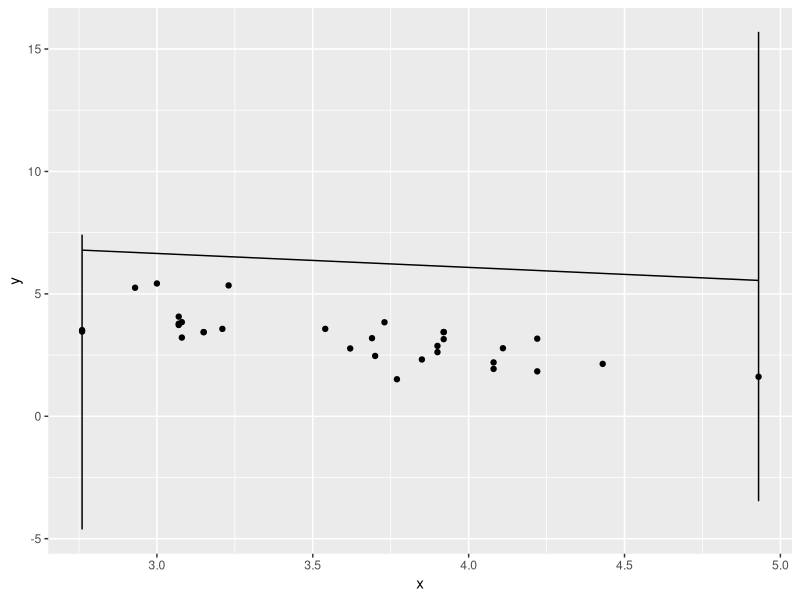

Write the R code that produced this figure. (Note: this script raises an error after producing the figure.)
## ---- chunk 1
knitr::opts_chunk$set(echo = FALSE, ffmpeg.format = "mp4",
                      cache = TRUE, fig.align='center',
                      fig.width = 8, fig.height = 5)
library(magrittr)
library(ggplot2)
library(gganimate)
## ---- chunk 2
rand <- list()

xhat <- mean(mtcars$drat)
yhat <- mean(mtcars$wt)
xmin <- min(mtcars$drat)
xmax <- max(mtcars$drat)

for(i in 1:10){
  slope <- runif(1,-10,10)
  ymax <- yhat + slope*(xmax - xhat)
  ymin <- yhat + slope*(xmin - xhat)
  rand[[i]] <- rbind(c(xmin, ymin, i),c(xmax, ymax, i))
}

rand <- do.call(rbind.data.frame, rand)
colnames(rand) <- c("x","y","iter")

rndPlot <-
  ggplot(rand, aes(x = x, y = y, frame = iter))+
  geom_line()+
  geom_point(data = mtcars, aes(x = drat, y = wt), inherit.aes = F)

gganimate(rndPlot)
## ---- chunk 3
xhat <- mean(mtcars$drat)
yhat <- mean(mtcars$wt)
xmin <- rep(min(mtcars$drat), 4)
xmax <- rep(max(mtcars$drat), 4)

evo <- list()

for(i in 1:10){
  if(i == 1){
    slope <- runif(10,-10,10)
  } else{
    slope <- c(slope, (slope[1]+slope[-1])/2)
  }
  
  SSR <- c()
  for(j in slope){
    SSR <- c(SSR, sum((mtcars$wt - (mtcars$drat - xhat) * j - yhat)^2))
  }
  
  parents <- order(SSR)[1:4]
  
  slope <- slope[parents]
  
  ymax <- yhat + slope*(xmax - xhat)
  ymin <- yhat + slope*(xmin - xhat)
  iter <- i
  col <- rep(1:4, each = 2)
  
  evo[[i]] <- cbind(c(rbind(xmin,xmax)), c(rbind(ymin, ymax)), iter, col)
  
}
evo <- do.call(rbind.data.frame, evo)
colnames(evo) <- c("x", "y", "iter", "col")


evoPlot <-
  ggplot(evo, aes(x = x, y = y, frame = iter, col = as.factor(col)))+
  geom_line()+
  geom_point(data = mtcars, aes(x = drat, y = wt), inherit.aes = F)+
  theme(legend.position = 'none')

gganimate(evoPlot)
## ---- chunk 4
(mtcars[,3:4] %>% scale %>% assign("scaled", ., pos = 1) %>% cov %T>% print %>%
   eigen -> eg)
## ---- chunk 5
plot(scaled, asp = 1)
## ---- chunk 6
plot(scaled, asp = 1)
abline(a = 0, b = 1, lty = 2)
abline(a = 0, b = -1, lty = 2)
## ---- chunk 7
plot(scaled, asp = 1)
abline(a = 0, b = 1, lty = 2)
abline(a = 0, b = -1, lty = 2)
lines(c(0,eg$vectors[1]),c(0,eg$vectors[2]), lwd = 2, col = "blue")
lines(c(0,eg$vectors[3]),c(0,eg$vectors[4]), lwd = 2, col = "red")
## ---- chunk 8
{scaled %*% eg$vectors[,1]} %>% plot(ylab = "PC1")
## ---- chunk 9
eg
## ---- chunk 10
(prcomp(scaled) -> pca)
## ---- chunk 11
biplot(pca, cex = 0.5)
